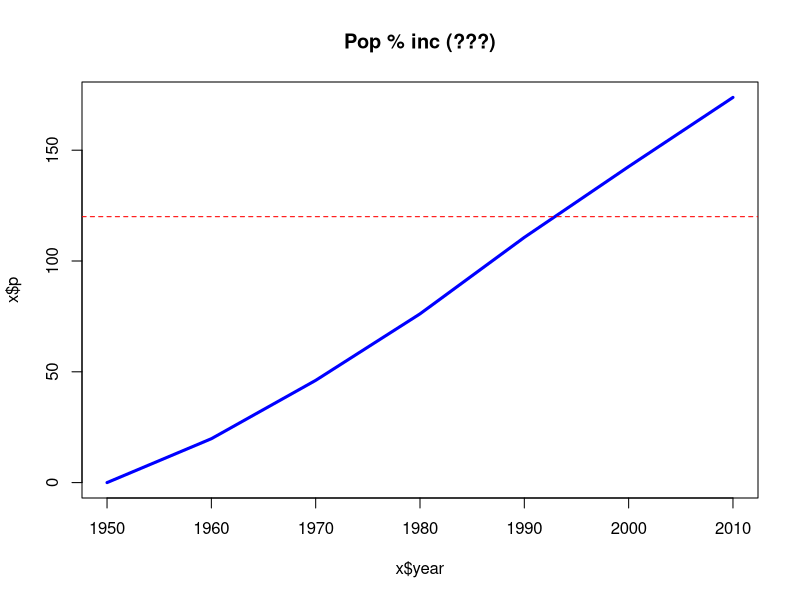
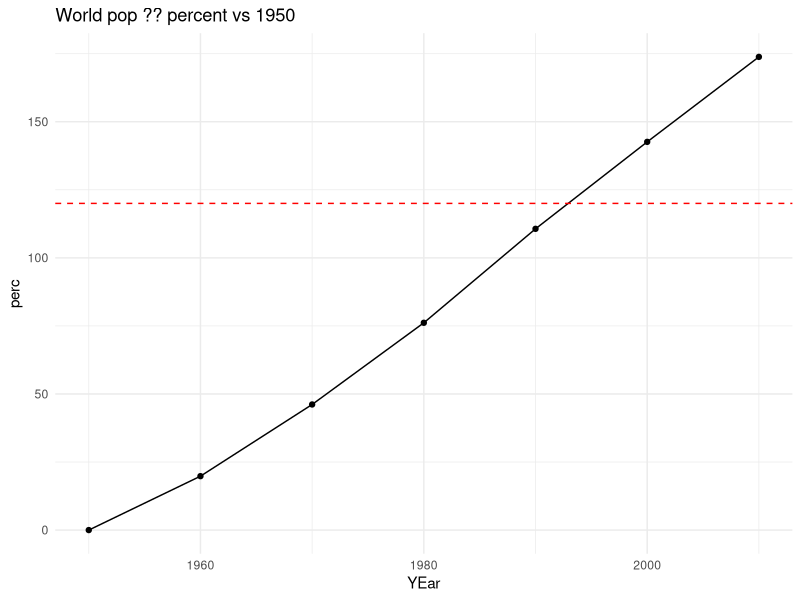

The R source for these figures, in order: (Note: this script raises an error after producing the figures.)
## week1_messy.R
## NOTE: this script is intentionally BAD. Students should refactor it.

# who cares about working directories lol


x = read.csv("data/UNdata.txt")   # stringsAsFactors? meh

# unnecessary packages + inconsistent usage
suppressMessages(library(tidyverse))
library(ggplot2) # loaded twice via tidyverse anyway
library(dplyr)   # also in tidyverse, whatever

# global options because why not
options(scipen = 999)

# random seed (not used)
set.seed(123)

# attach is fine… right?
attach(x)

# print stuff
print("HEAD:")
print(head(x))
print(summary(world.pop))

# duplicate code blocks doing almost the same thing
x$ratio <- x$world.pop / x$world.pop[1]
x$perc  <- round((x$ratio - 1) * 100) # integer rounding? who knows

# mix of base and tidyverse for no reason
x <- x %>% mutate(RATIO = world.pop/world.pop[1], percent = (RATIO-1)*100)

# overwrite columns with different definitions (great idea!)
x$ratio <- x$RATIO
x$Perc <- round(x$percent, 1)

# cryptic variable names
a <- x[,2]
b <- a / a[1]
c <- (b-1)*100
x$p <- c

# Magic numbers & inline calculations
threshold <- 120.5
x$flag <- ifelse(x$p>threshold, TRUE, F)

# write intermediate results somewhere random
write.csv(x, "temp.csv", row.names=F) # what is temp.csv? who knows

# try both plotting systems for fun
plot(x$year, x$p, type="l", col="blue", lwd=3, main="Pop % inc (???)")
abline(h=120, col="red", lty=2)

g <- ggplot(x, aes(year, p)) + geom_line() + geom_point() + 
  geom_hline(yintercept=120.0, linetype="dashed", color="red") +
  labs(title="World pop ?? percent vs 1950", y="perc", x="YEar") +
  theme_minimal()
print(g)

# random pipe with weird spacing & assignment operator confusion
x  =  x |> mutate(   R = world.pop / first(world.pop),   P = round((R-1)*100,1)  )

# inconsistent naming conventions: snakeCase? camelCase? SCREAMING?
names(x)[names(x)=="world.pop"] <- "WorldPop"
x$WORLD_pop <- x$WorldPop

# accidental type conversions for no reason
x$year <- as.character(x$year)
x$year_num <- as.numeric(x$year)

# subset, but keep unused objects + dead code
xx <- subset(x, year_num >= 1960)
yy = xx
zzz <- yy
rm(yy) # but keep zzz, sure

# recompute same metrics again differently (rounding changes!)
xx$rat2 <- xx$WORLD_pop / xx$WORLD_pop[1]
xx$pc2  <- round((xx$rat2-1)*100, 2)

# weird column order
xx <- xx[, c("year", "year_num", "WORLD_pop", "pc2", "p", "R", "P", "flag", "RATIO", "Perc")]

# save to a place no one else has
write.csv(xx, "~/Library/Mobile Documents/com~apple~CloudDocs/BDSS_Labs/BDSS_labs/Lab1/output_final.csv", row.names=F)

# print something unreadable
print(xx[ , c(1,3,4,5)])

# detach because we attached earlier (maybe)
detach(x)

# THE END (I guess)